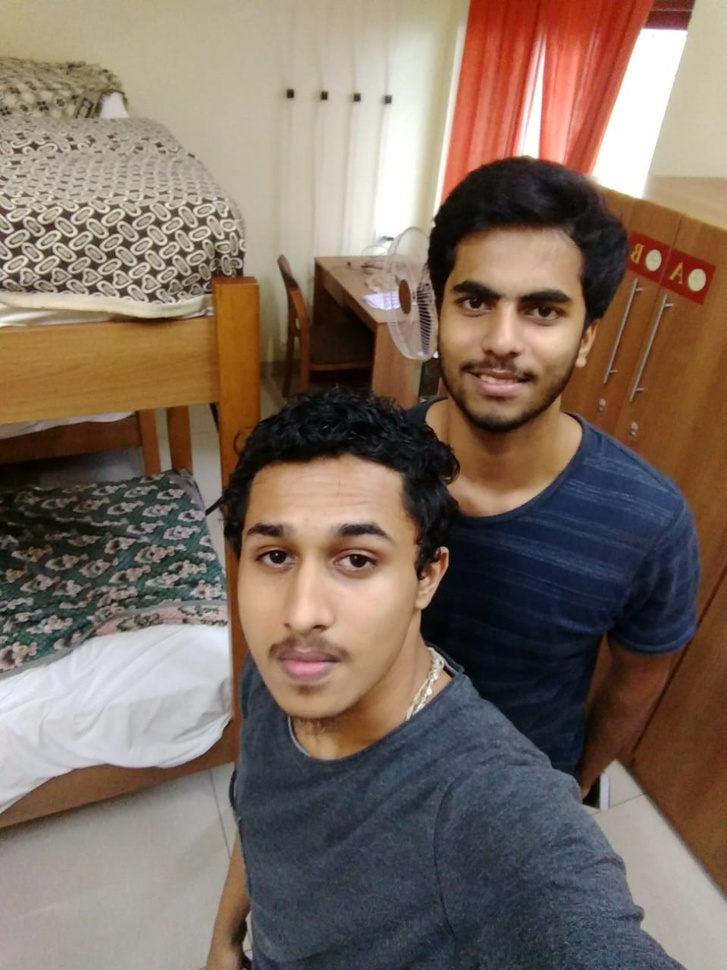
#> input picture selfie.jpg, 727 x 970 px, shrunk from 959 x 1280 before the run
$ python _12contour.py   (older library calls are emulated)
#> lines starting #> are read from the running program, lines starting #| are printed output that depends on the picture; after the words box and inside, x2 and y2 are one past the last pixel; in counts of white or black regions, pixels touching at a corner belong together
import numpy as np
import cv2

im = cv2.imread('selfie.jpg')
#> im is the input picture: shape (970, 727, 3); mean B, G, R 96.5, 108.7, 126.1
print(im.shape[::-1])
#| (3, 727, 970)
imgray = cv2.cvtColor(im,cv2.COLOR_BGR2GRAY)
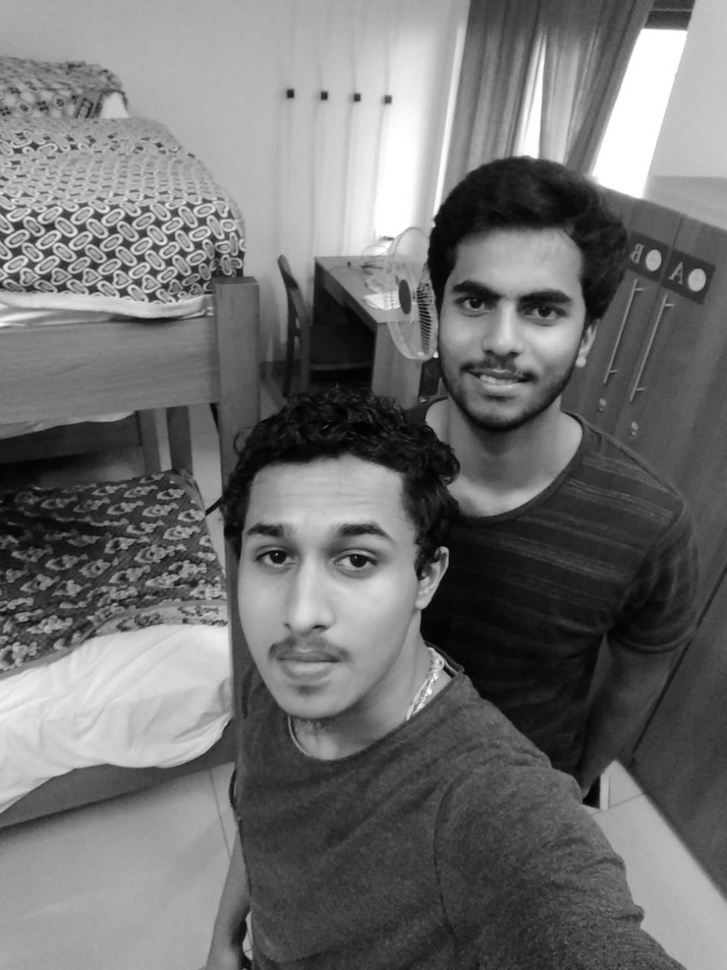
#> imgray: shape (970, 727); min 0, max 255, mean 112.5
thresh =cv2.adaptiveThreshold(imgray, 150, cv2.ADAPTIVE_THRESH_GAUSSIAN_C, cv2.THRESH_BINARY, 115, 1) #(img, max)
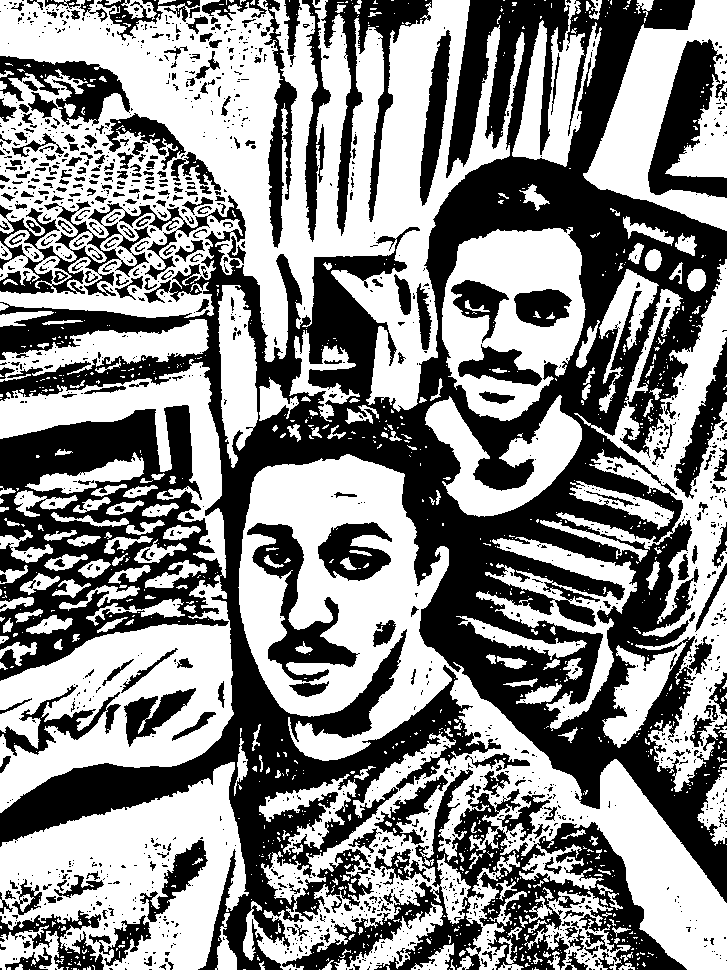
#> thresh: shape (970, 727); values 0 (black) and 150 (white), 54.1% white; 1541 black regions (1237 under 20 px)

# thresh = cv2.bitwise_not(thresh)
image, contours, hierarchy = cv2.findContours(thresh,cv2.RETR_TREE,cv2.CHAIN_APPROX_SIMPLE)
#> contours = 3055 contours, 2454 with area under 20; largest, box (x1, y1, x2, y2) and area: (0, 0, 525, 412) 117238, (238, 454, 727, 970) 92182, (0, 359, 234, 813) 39031, (0, 762, 249, 970) 31662, (540, 259, 727, 792) 26180
# in second arguement use cv2.RETR_TREE to get only bounry contours
img = cv2.drawContours(im, contours, -1, (0,255,0), 3) #image, list of countour(numpy array of (x, y)), which index(-1 for all), color, stroke
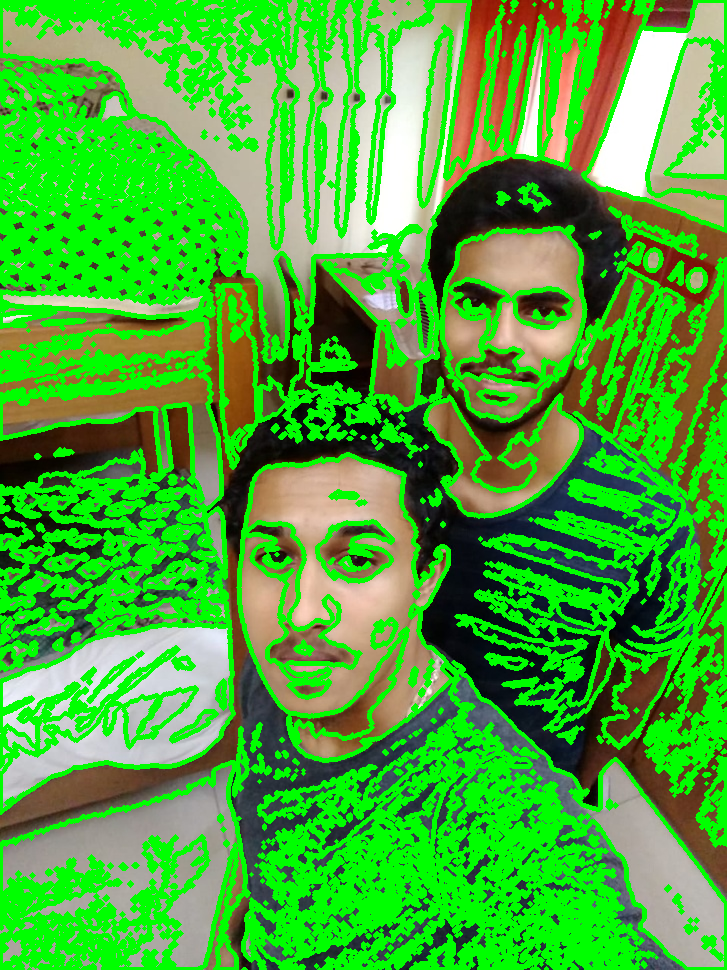
#> img: shape (970, 727, 3); mean B, G, R 54.6, 173.2, 73.4
cv2.namedWindow("img", cv2.WINDOW_AUTOSIZE)
cv2.imshow("img", img)
cv2.waitKey(0)
cv2.destroyAllWindows()
